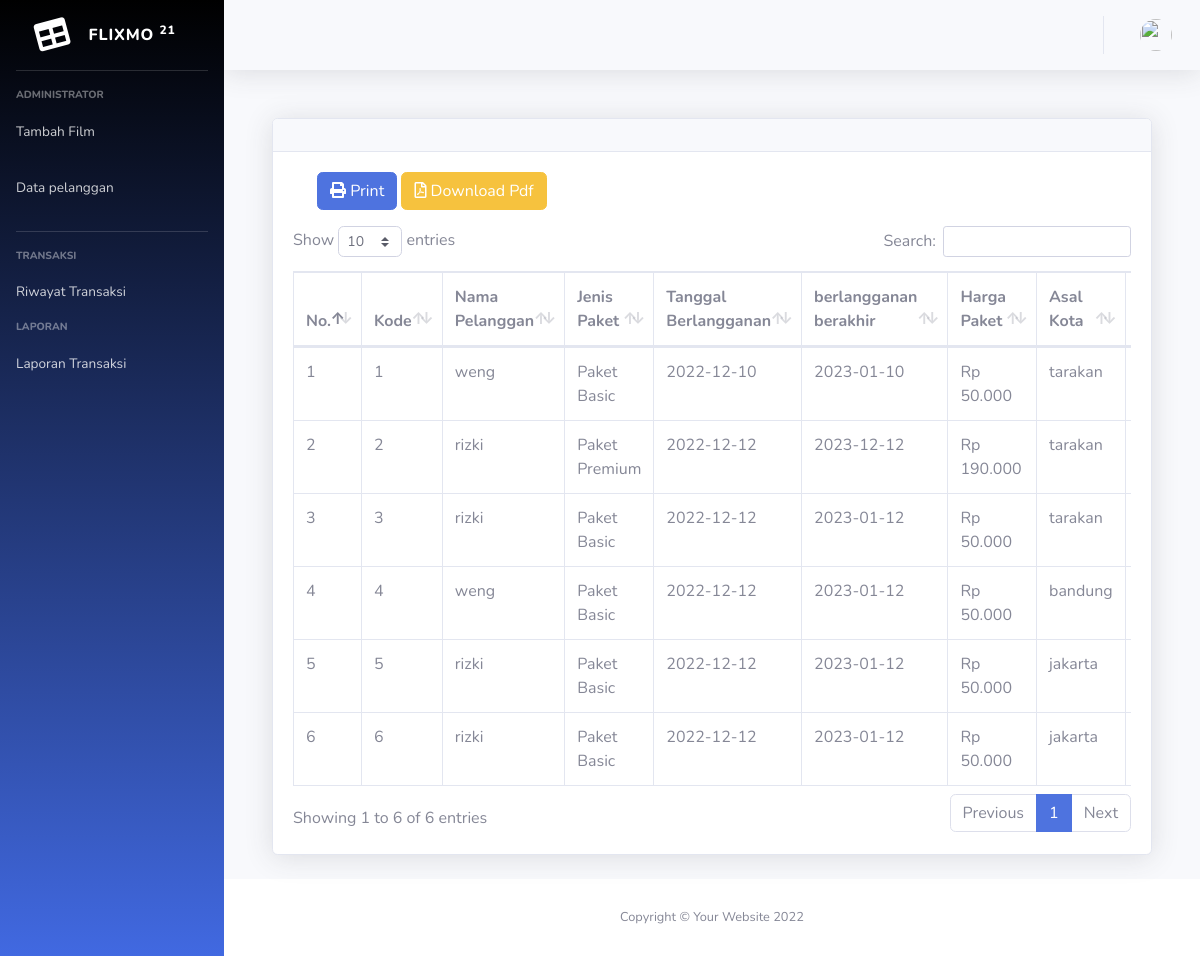
The page /index.php/laporan/laporan_transaksi on the database its author committed.
### tables this page shows
CREATE TABLE `berlangganan` (
  `kode_pelanggan` int(11) NOT NULL,
  `nama_langganan` varchar(50) NOT NULL,
  `jenis_paket` varchar(50) NOT NULL,
  `tgl_langganan` date NOT NULL,
  `tgl_habis` date NOT NULL,
  `harga` varchar(50) NOT NULL,
  `kota_langganan` varchar(50) NOT NULL,
  `negara_langganan` varchar(50) NOT NULL,
  `pembayaran` varchar(20) NOT NULL,
  `status` varchar(50) NOT NULL,
  `bukti` varchar(50) NOT NULL
);

### application/controllers/Laporan.php (called while the page is built, shortened)
<?php
class Laporan extends CI_Controller
{
  public function __construct()
  {
    $this->load->model('m_langganan');
  }
  public function laporan_transaksi()
  {
    $isi['content'] = 'transaksi/laporan_transaksi';
    $isi['judul'] = 'Data Pelanggan';
    $isi['data'] = $this->m_langganan->getAllDatalangganan();
    $data['user'] = $this->db->get_where('user', ['email' => $this->session->userdata('email')])->row_array();
    $this->load->view('template/header', $data);
    $this->load->view('template/sidebar', $data);
    $this->load->view('template/topbar', $data);
    $this->load->view('backend/dashboard', $isi);
    $this->load->view('template/footer');
  }
}

### index.php (called while the page is built, shortened)
<?php
require_once BASEPATH.'core/CodeIgniter.php';

### application/models/m_langganan.php (called while the page is built, shortened)
<?php
class m_langganan extends CI_Model
{
  public function getAllDataLangganan()
  {
    return $this->db->get('Berlangganan')->result();
  }
}

### application/views/transaksi/laporan_transaksi.php (the view, shortened to what this page needs)
<div class="container-fluid">
  <div class="card shadow mb-4">
    <div class="card-header py-3">
    </div>
    <div class="card-body">
      <div class="table-responsive">
        <table class="table table-bordered" id="dataTable" width="100%" cellspacing="0">
          <div class="container-fluid">
            <div class="row">
              <div class="col-lg-12">
                <a href="<?= base_url('laporan/cetak_laporan_film'); ?>" class="btn btn-primary mb-3"><i
                    class="fas fa-print"></i> Print</a>
                <a href="<?= base_url('laporan/laporan_film_pdf'); ?>" class="btn btn-warning mb-3"><i
                    class="far fa-file-pdf"></i> Download Pdf</a>
                <thead>
                  <tr>
                    <th>No.</th>
                    <th>Kode</th>
                    <th>Nama Pelanggan</th>
                    <th>Jenis Paket</th>
                    <th>Tanggal Berlangganan</th>
                    <th>berlangganan berakhir</th>
                    <th>Harga Paket</th>
                    <th>Asal Kota</th>
                    <th>Asal Negara</th>
                  </tr>
                </thead>
                <tbody>
                  <?php
                  $no = 1;
                  foreach ($data as $row) { ?>
                  <tr>
                    <td><?= $no++; ?></td>
                    <td><?= $row->kode_pelanggan; ?></td>
                    <td><?= $row->nama_langganan; ?></td>
                    <td><?= $row->jenis_paket; ?></td>
                    <td><?= $row->tgl_langganan; ?></td>
                    <td><?= $row->tgl_habis; ?></td>
                    <td><?= $row->harga; ?></td>
                    <td><?= $row->kota_langganan; ?></td>
                    <td><?= $row->negara_langganan; ?></td>
                  </tr>
                  <?php }
                  ?>
                </tbody>
        </table>
      </div>
    </div>
  </div>
</div>
</div>

### rows shown on the page
berlangganan: kode_pelanggan "1", nama_langganan "weng", jenis_paket "Paket Basic", tgl_langganan "2022-12-10", tgl_habis "2023-01-10", harga "Rp 50.000", kota_langganan "tarakan"
berlangganan: kode_pelanggan "2", nama_langganan "rizki", jenis_paket "Paket Premium", tgl_langganan "2022-12-12", tgl_habis "2023-12-12", harga "Rp 190.000", kota_langganan "tarakan"
berlangganan: kode_pelanggan "3", nama_langganan "rizki", jenis_paket "Paket Basic", tgl_langganan "2022-12-12", tgl_habis "2023-01-12", harga "Rp 50.000", kota_langganan "tarakan"
berlangganan: kode_pelanggan "4", nama_langganan "weng", jenis_paket "Paket Basic", tgl_langganan "2022-12-12", tgl_habis "2023-01-12", harga "Rp 50.000", kota_langganan "bandung"
berlangganan: kode_pelanggan "5", nama_langganan "rizki", jenis_paket "Paket Basic", tgl_langganan "2022-12-12", tgl_habis "2023-01-12", harga "Rp 50.000", kota_langganan "jakarta"
berlangganan: kode_pelanggan "6", nama_langganan "rizki", jenis_paket "Paket Basic", tgl_langganan "2022-12-12", tgl_habis "2023-01-12", harga "Rp 50.000", kota_langganan "jakarta"
